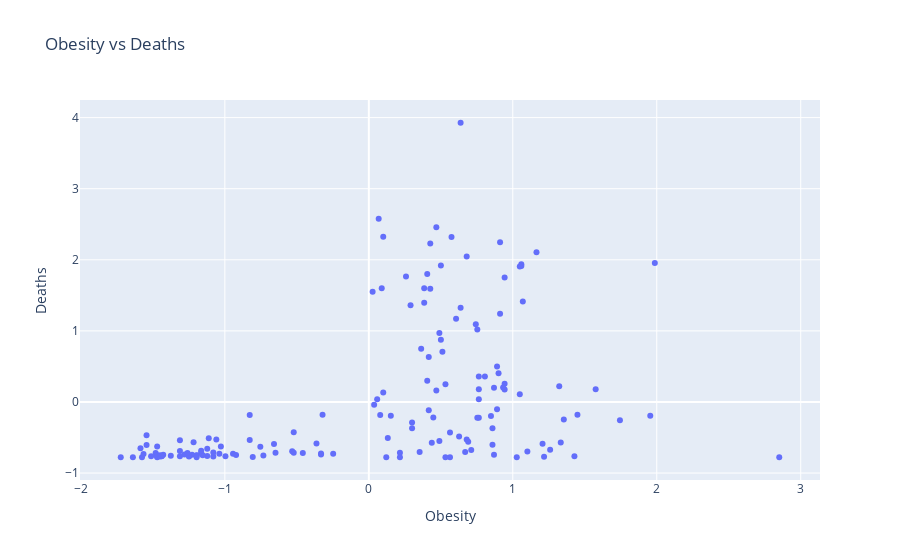

The cell this chart's notebook holds for it:
### Markdown cell above
Plot the "Obesity" vs "Deaths" statistics

### Code cell
import plotly.express as px

obesity_deaths = fat_quantity_norm[["Obesity", "Deaths"]]

fig = px.scatter(obesity_deaths, x="Obesity", y="Deaths", title="Obesity vs Deaths")
fig.show()

### Figure 1 — Plotly figure (JSON) as saved in the notebook; plotly's stock layout.template omitted (floating-point values rounded to 4 significant figures; data arrays with more than 128 entries replaced by an {"elided": "..."} marker saying what was removed)
{"data": [{"hovertemplate": "Obesity=%{x}<br>Deaths=%{y}<extra></extra>", "legendgroup": "", "marker": {"color": "#636efa", "symbol": "circle"}, "mode": "markers", "name": "", "orientation": "v", "showlegend": false, "type": "scatter", "x": {"elided": "154 float values"}, "xaxis": "x", "y": {"elided": "154 float values"}, "yaxis": "y"}], "layout": {"legend": {"tracegroupgap": 0}, "title": {"text": "Obesity vs Deaths"}, "xaxis": {"anchor": "y", "domain": [0, 1], "title": {"text": "Obesity"}}, "yaxis": {"anchor": "x", "domain": [0, 1], "title": {"text": "Deaths"}}}}
